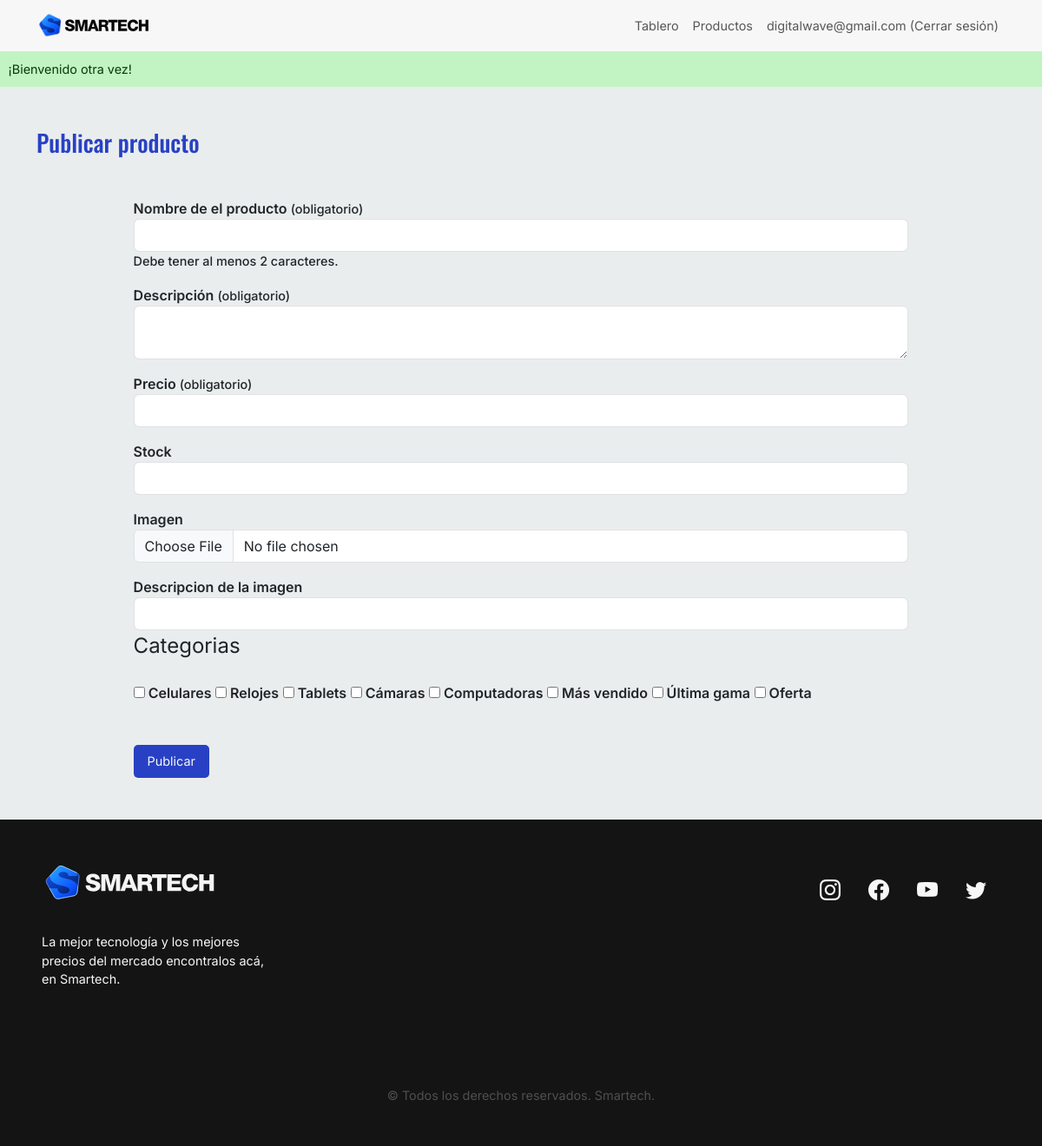
The app's page /admin/index.php?s=publish-product (signed in) with its own data.
### tables this page shows
CREATE TABLE `vendedores` (
  `vendedor_id` int(10) UNSIGNED NOT NULL,
  `nombre` varchar(60) DEFAULT NULL,
  `email` varchar(100) NOT NULL,
  `password` varchar(255) NOT NULL
);

CREATE TABLE `categorias` (
  `categoria_id` int(10) UNSIGNED NOT NULL,
  `nombre` varchar(20) DEFAULT NULL
);

### bootstrap/autoload.php (called while the page is built, shortened)
<?php
    spl_autoload_register(function(string $className) {
        $className = substr($className, 4);
        $className = 'classes/' . str_replace('\\', '/', $className);
        $classPath = __DIR__ . '/../' . $className . '.php';
    })
?>

### classes/Auth/Authentication.php (called while the page is built, shortened)
<?php
class Authentication
{
    public function isAuthenticated(): bool{
        return isset($_SESSION['vendedor_id']);
    }
    public function getVendedor(): ?Vendedor{
        return (new Vendedor)->byId($_SESSION['vendedor_id']);
    }
}

### classes/Models/Vendedor.php (called while the page is built, shortened)
<?php
class Vendedor
{
    private string $email;
    public function byId(string $id): ?Vendedor
    {
        $db = (new DB)->getConexion();
        $query = "SELECT * FROM vendedores
                        WHERE vendedor_id = ?";
        $stmt = $db->prepare($query);
        $stmt->execute([$id]);
        $stmt->setFetchMode(PDO::FETCH_CLASS, Vendedor::class);
        $vendedor = $stmt->fetch();
        return $vendedor;
    }
    public function getEmail(): string
    {
        return $this->email;
    }
}

### classes/Models/Categorias.php (called while the page is built, shortened)
<?php
    class Categorias{
        private int $categoria_id;
        private string $nombre;
        public function all(): array
        {
            $db = (new DB)->getConexion();
            $query = "SELECT * FROM categorias";
            $stmt = $db->prepare($query);
            $stmt->execute();
            $stmt->setFetchMode(PDO::FETCH_CLASS, Categorias::class);
            return $stmt->fetchAll();
        }
        public function getCategoriaId(): int{
            return $this->categoria_id;
        }
        public function getNombre(): string{
            return $this->nombre;
        }
    }

### admin/views/publish-product.php (the view, shortened to what this page needs)
<?php
    if (isset($_SESSION['errores'])) {
        $errores = $_SESSION['errores'];
        unset($_SESSION['errores']);
    } else {
        $errores = [];
    }
    if (isset($_SESSION['oldData'])) {
        $oldData = $_SESSION['oldData'];
        unset($_SESSION['oldData']);
    } else {
        $oldData = [];
    }
    $categorias = (new Categorias)->all();
?>
<section class="publish">
    <div class="container">
        <h1 class="title">Publicar producto</h1>
        <form action="actions/action-publish.php" method="post" enctype="multipart/form-data">
            <div>
                <label for="nombre">Nombre de el producto <span class="small">(obligatorio)</span></label>
                <input
                type="text"
                id="nombre"
                name="nombre"
                class="form-control"
                aria-describedby="help-nombre <?php if(isset($errores['nombre'])): ?> error-nombre <?php endif; ?>"
                value="<?= $oldData['nombre'] ?? null; ?>"
                >
                <div class="small" id="help-nombre">Debe tener al menos 2 caracteres.</div>
            </div>
            <div>
                <label for="descripcion">Descripción <span class="small">(obligatorio)</span></label>
                <textarea
                    type="text"
                    id="descripcion"
                    name="descripcion"
                    class="form-control"
                    <?php if(isset($errores['descripcion'])): ?> aria-describedby="error-descripcion"> <?php endif; ?>
                ><?= $oldData['descripcion'] ?? null; ?></textarea>
            </div>
            <div>
                <label for="precio">Precio <span class="small">(obligatorio)</span></label>
                <input
                    type="number"
                    id="precio"
                    name="precio"
                    class="form-control"
                    value="<?= $oldData['precio'] ?? null; ?>"
                    <?php if(isset($errores['precio'])): ?> aria-describedby="error-precio"> <?php endif; ?>
            </div>
            <div>
                <label for="stock">Stock</label>
                <input
                    type="number"
                    id="stock"
                    name="stock"
                    class="form-control"
                    value="<?= $oldData['stock'] ?? null; ?>">
            </div>
            <div>
                <label for="imagen">Imagen</label>
                <input
                    type="file"
                    id="imagen"
                    name="imagen"
                    class="form-control">
            </div>
            <div>
                <label for="imagen_desc">Descripcion de la imagen</label>
                <input
                    type="text"
                    id="imagen_desc"
                    name="imagen_desc"
                    class="form-control"
                    value="<?= $oldData['imagen_desc'] ?? null; ?>"
                >
            </div>
            <fieldset class="mb-3">
                <legend>Categorias</legend>
                <?php foreach($categorias as $categoria): ?>
                    <label for="">
                        <input type="checkbox" name="categoria_id[]" value="<?= $categoria->getCategoriaId(); ?>">
                        <?= $categoria->getNombre();?>
                    </label>
                <?php endforeach; ?>
            </fieldset>
            <button type="submit">Publicar</button>
        </form>
    </div>
</section>

### admin/index.php (shortened to what this page needs)
<?php
require_once __DIR__ . '/../bootstrap/autoload.php';
$view = $_GET['s'] ?? 'dashboard';
$autenticacion = new \App\Auth\Authentication;
?>
<!DOCTYPE html>
<html lang="es">
<head>
    <link rel="stylesheet" href="https://cdn.jsdelivr.net/npm/bootstrap-icons@1.10.4/font/bootstrap-icons.css">
    <link href="https://cdn.jsdelivr.net/npm/bootstrap@5.3.0-alpha3/dist/css/bootstrap.min.css" rel="stylesheet">
    <link rel="stylesheet" href="../css/style.css">
</head>
<body>
    <nav class="navbar navbar-expand-md">
        <div class="container d-flex">
            <a class="navbar-brand" href="index.php?s=dashboard"><img src="../img/logos/logo-smartech.svg" alt="SmarTech logo." width="130"></a>
            <div class="collapse navbar-collapse" id="navbarNavAltMarkup">
                <?php if ($autenticacion->isAuthenticated()):?>
                <div class="navbar-nav ms-auto">
                    <a class="nav-link" href="index.php?s=dashboard">Tablero</a>
                    <a class="nav-link" href="index.php?s=products">Productos</a>
                    <p>
                        <form action="actions/log-out.php" method="post">
                            <button class="nav-link" type="submit"><?= $autenticacion->getVendedor()->getEmail() ?> (Cerrar sesión)</button>
                        </form>
                    </p>
                </div>
                <?php endif; ?>
            </div>
        </div>
    </nav>
    <?php
        if (isset($_SESSION['mensajeExito'])):
    ?>
    <div class="success"><?= $_SESSION['mensajeExito'];?></div>
    <?php
        endif;
    ?>
    <main class="main-content">
        <?php
        require 'views/' . $view . '.php';
        ?>
    </main>
    <footer class="p-5 footer">
        <div class="row">
            <div class="col-12 col-md-6 footer-first">
                <img src="../img/logos/logo-smartech-wh.svg" alt="SmarTech logo." width="200">
                <p>La mejor tecnología y los mejores precios del mercado encontralos acá, en Smartech.</p>
            </div>
            <div class="col-12 col-md-6">
                <div class="social">
                    <i class="bi bi-instagram"></i>
                    <i class="bi bi-facebook"></i>
                    <i class="bi bi-youtube"></i>
                    <i class="bi bi-twitter"></i>
                </div>
            </div>
            <p class="text-center m-0 copy">&copy; Todos los derechos reservados. Smartech.</p>
        </div>
    </footer>
</body>
</html>

### css/style.css (style rules this page uses)
* { padding: 0; margin: 0; box-sizing: border-box; font-family: "Inter", sans-serif; }
body { background-color: #eaeded; }
.title { color: #2841c4; font-size: 1.7rem; font-family: "Oswald", sans-serif; margin-bottom: 2rem; }
.navbar { background-color: #f7f7f7; }
.nav-link { font-size: 0.9rem; text-align: center; }
.footer { background-color: #141414; color: #f7f7f7; font-size: 0.9rem; }
.footer-first { display: flex; align-items: center; flex-direction: column; }
.footer-first p { text-align: center; margin-top: 2rem; margin-bottom: 2rem; }
.social { display: flex; justify-content: center; }
.social i { padding: 1rem; font-size: 1.5rem; }
.copy { padding-top: 5rem; color: #4f4f4f; }
.publish { padding: 3rem 0; }
.publish form { display: flex; justify-content: center; flex-direction: column; width: 80%; margin: 0 auto; }
.publish form label { font-weight: 600; margin-top: 1rem; }
.publish form button { border: none; color: #f7f7f7; background-color: #2841c4; padding: 0.5rem 1rem; border-radius: 5px; font-size: 0.9rem; margin-top: 2rem; }
.success { background-color: #c2f3c2; color: #033d03; padding: 0.6rem; font-size: 0.9rem; width: 100%; }
.small { font-size: 0.9rem; font-weight: 500; }
@media (min-width: 576px) { .footer-first { align-items: start; } }
@media (min-width: 576px) { .footer-first p { width: 50%; text-align: left; } }
@media (min-width: 576px) { .social { justify-content: end; } }

### records on screen
vendedores: email "digitalwave@gmail.com"
categorias: nombre "Celulares"
categorias: nombre "Relojes"
categorias: nombre "Tablets"
categorias: nombre "Cámaras"
categorias: nombre "Computadoras"
categorias: nombre "Más vendido"
categorias: nombre "Última gama"
categorias: nombre "Oferta"

### other values on screen
$_SESSION['mensajeExito'] "¡Bienvenido otra vez!"
